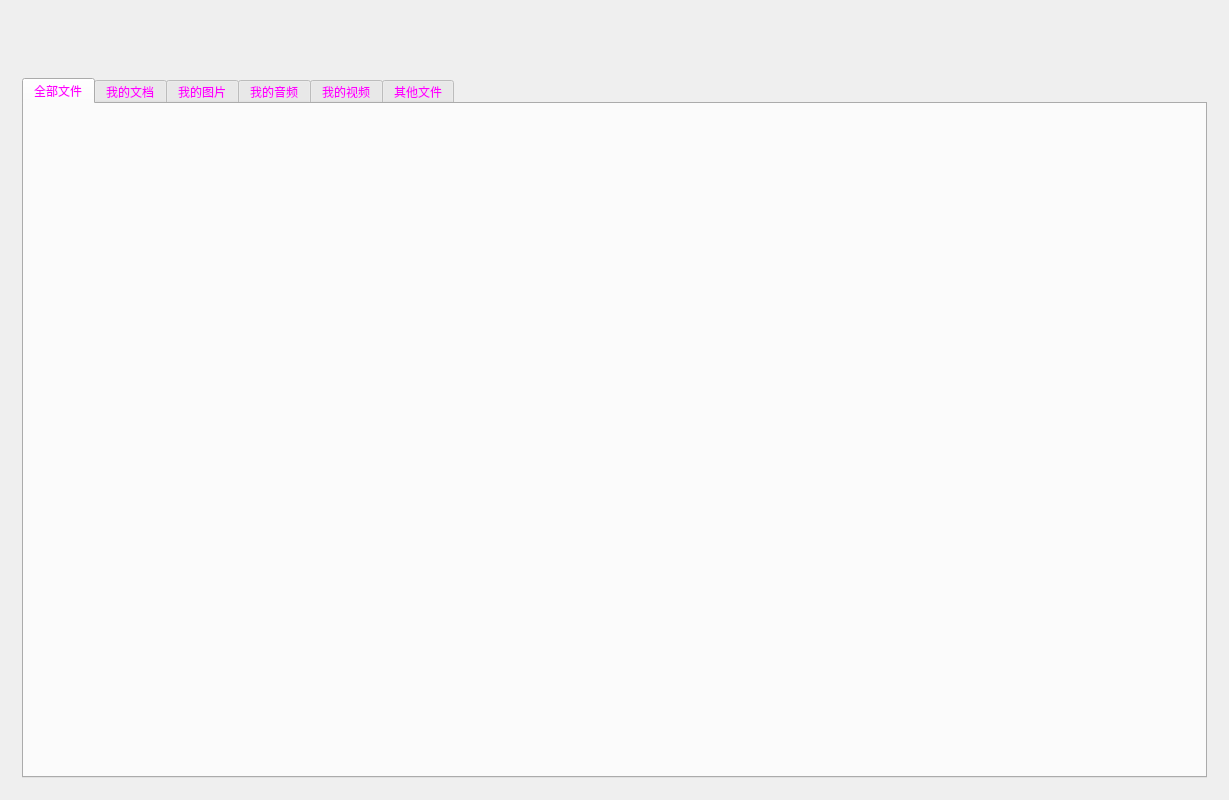
<?xml version="1.0" encoding="UTF-8"?>
<ui version="4.0">
 <class>MainWindow</class>
 <widget class="QMainWindow" name="MainWindow">
  <property name="geometry">
   <rect>
    <x>0</x>
    <y>0</y>
    <width>1229</width>
    <height>800</height>
   </rect>
  </property>
  <property name="minimumSize">
   <size>
    <width>1200</width>
    <height>800</height>
   </size>
  </property>
  <property name="windowTitle">
   <string>MainWindow</string>
  </property>
  <widget class="QWidget" name="centralWidget">
   <property name="autoFillBackground">
    <bool>false</bool>
   </property>
   <property name="styleSheet">
    <string notr="true">color: rgb(255, 0, 0);</string>
   </property>
   <layout class="QVBoxLayout" name="verticalLayout">
    <item>
     <widget class="Buttongroup" name="title_widget" native="true">
      <property name="minimumSize">
       <size>
        <width>1200</width>
        <height>50</height>
       </size>
      </property>
      <property name="layoutDirection">
       <enum>Qt::LeftToRight</enum>
      </property>
     </widget>
    </item>
    <item>
     <widget class="QStackedWidget" name="stackedWidget">
      <property name="autoFillBackground">
       <bool>false</bool>
      </property>
      <widget class="QWidget" name="mydisk">
       <layout class="QVBoxLayout" name="verticalLayout_2">
        <item>
         <widget class="QTabWidget" name="tabWidget">
          <property name="styleSheet">
           <string notr="true">color: rgb(255, 0, 255);
font: 10pt &quot;宋体&quot;;</string>
          </property>
          <property name="currentIndex">
           <number>0</number>
          </property>
          <widget class="mydiskwg" name="page_mydisk">
           <attribute name="title">
            <string>全部文件</string>
           </attribute>
          </widget>
          <widget class="mypicwg" name="page_mydoc">
           <attribute name="title">
            <string>我的文档</string>
           </attribute>
          </widget>
          <widget class="mypicwg" name="page_mypics">
           <attribute name="title">
            <string>我的图片</string>
           </attribute>
          </widget>
          <widget class="mypicwg" name="page_mysound">
           <attribute name="title">
            <string>我的音频</string>
           </attribute>
          </widget>
          <widget class="mypicwg" name="page_myvideo">
           <attribute name="title">
            <string>我的视频</string>
           </attribute>
          </widget>
          <widget class="mypicwg" name="page_other">
           <attribute name="title">
            <string>其他文件</string>
           </attribute>
          </widget>
         </widget>
        </item>
       </layout>
      </widget>
      <widget class="transferwg" name="page_transfer_record"/>
      <widget class="QWidget" name="page_sharelist"/>
      <widget class="QWidget" name="page_downloadlist"/>
     </widget>
    </item>
   </layout>
  </widget>
 </widget>
 <layoutdefault spacing="6" margin="11"/>
 <customwidgets>
  <customwidget>
   <class>Buttongroup</class>
   <extends>QWidget</extends>
   <header location="global">buttongroup.h</header>
   <container>1</container>
  </customwidget>
  <customwidget>
   <class>mydiskwg</class>
   <extends>QWidget</extends>
   <header location="global">mydiskwg.h</header>
   <container>1</container>
  </customwidget>
  <customwidget>
   <class>transferwg</class>
   <extends>QWidget</extends>
   <header location="global">transferwg.h</header>
   <container>1</container>
  </customwidget>
  <customwidget>
   <class>mypicwg</class>
   <extends>QWidget</extends>
   <header location="global">mypicwg.h</header>
   <container>1</container>
  </customwidget>
 </customwidgets>
 <resources/>
 <connections/>
</ui>
